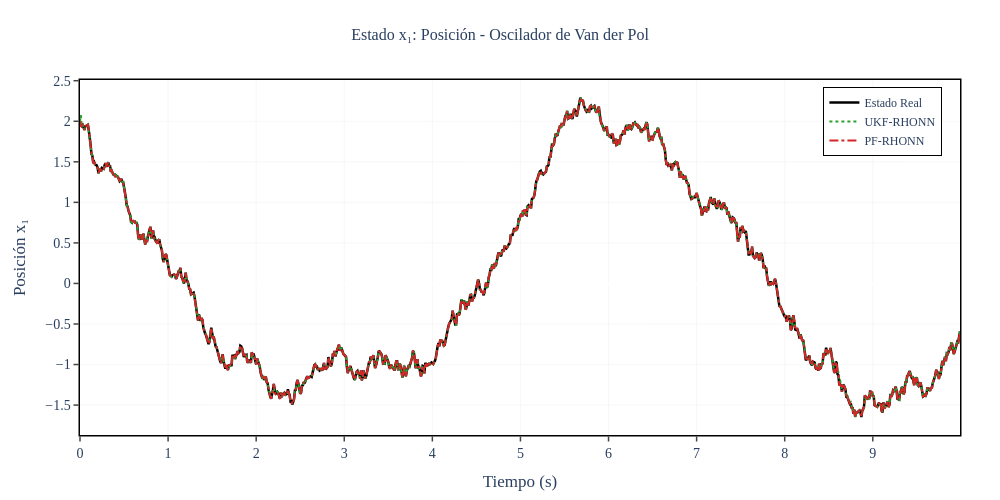
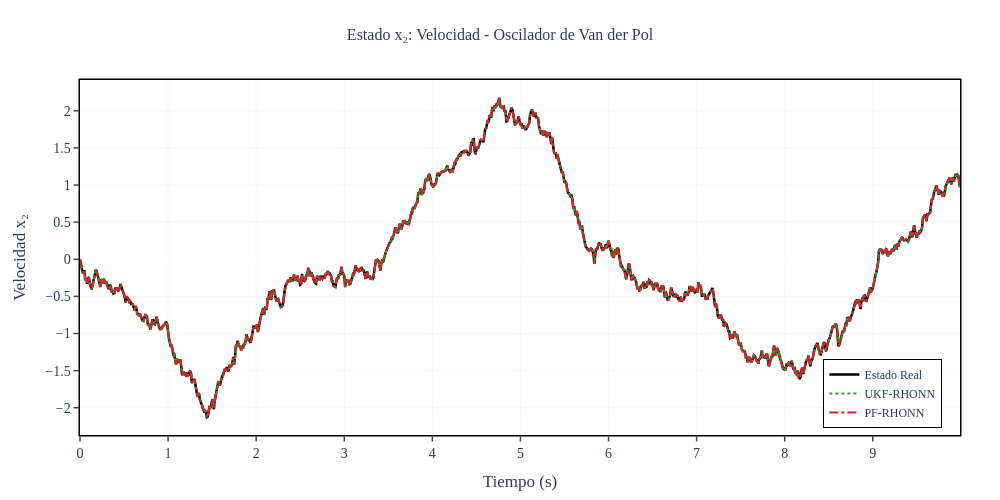
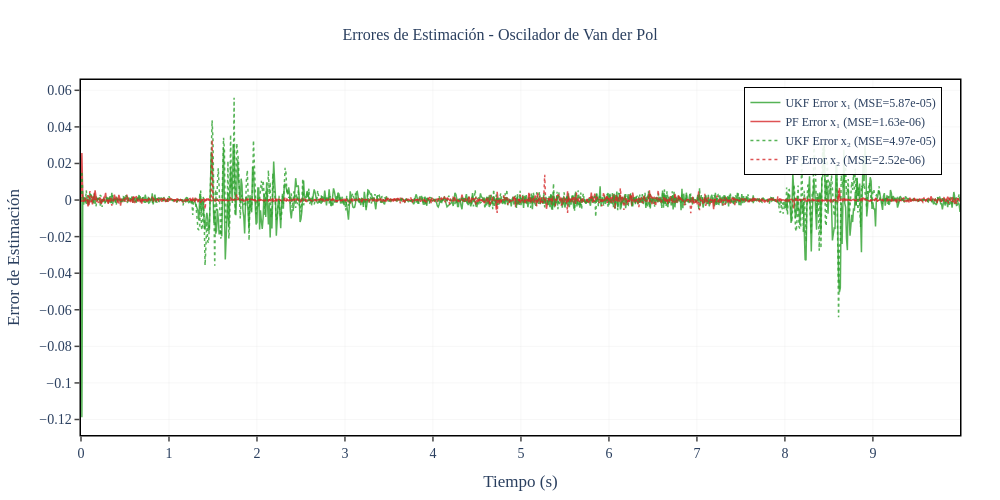
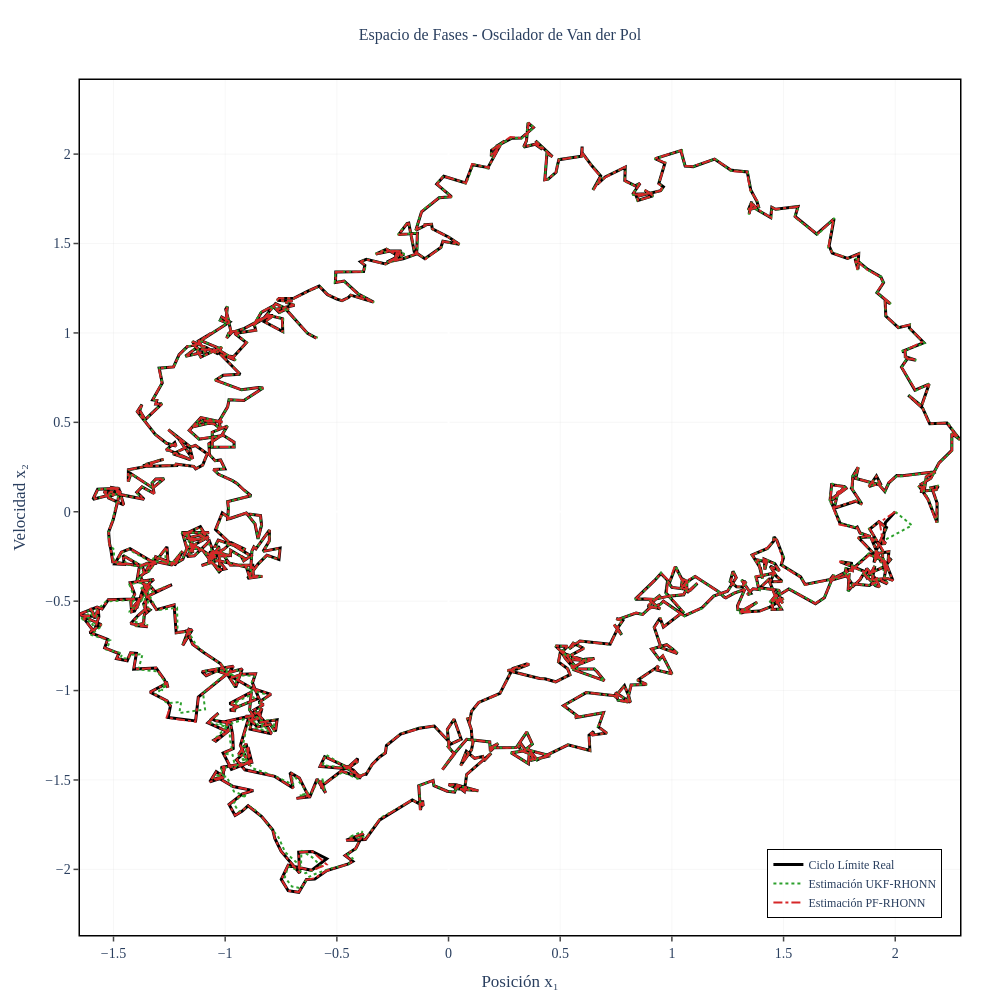

Notebook cell for these charts, in order:
### Code cell
# Gráficas individuales por estado
states_info = [
    {'idx': 0, 'var': 'x₁', 'desc': 'Posición', 'y_label': 'Posición x₁'},
    {'idx': 1, 'var': 'x₂', 'desc': 'Velocidad', 'y_label': 'Velocidad x₂'}
]

for state_info in states_info:
    i = state_info['idx']
    
    fig = go.Figure()
    
    # Estado real (línea negra gruesa)
    fig.add_trace(go.Scatter(
        x=t_history, y=x_true[:, i],
        mode='lines',
        name='Estado Real',
        line=dict(color='#000000', width=thesis_config['line_width_true']),
        showlegend=True
    ))
    
    # # Estimación EKF
    # fig.add_trace(go.Scatter(
    #     x=t_history, y=x_hat_ekf[:, i],
    #     mode='lines',
    #     name='EKF-RHONN',
    #     line=dict(color='#1f77b4', width=thesis_config['line_width_est'], dash='dash'),
    #     showlegend=True
    # ))
    
    # Estimación UKF
    fig.add_trace(go.Scatter(
        x=t_history, y=x_hat_ukf[:, i],
        mode='lines',
        name='UKF-RHONN',
        line=dict(color='#2ca02c', width=thesis_config['line_width_est'], dash='dot'),
        showlegend=True
    ))
    
    # Estimación PF
    fig.add_trace(go.Scatter(
        x=t_history, y=x_hat_pf[:, i],
        mode='lines',
        name='PF-RHONN',
        line=dict(color='#d62728', width=thesis_config['line_width_est'], dash='dashdot'),
        showlegend=True
    ))
    
    # Set legend position: top right for x1, bottom right for x2
    legend_y = 0.98 if i == 0 else 0.02
    legend_yanchor = 'top' if i == 0 else 'bottom'
    
    fig.update_layout(
        title={
            'text': f'Estado {state_info["var"]}: {state_info["desc"]} - Oscilador de Van der Pol',
            'x': 0.5,
            'xanchor': 'center',
            'font': {'size': thesis_config['title_font_size'], 'family': thesis_config['font_family']}
        },
        xaxis_title='Tiempo (s)',
        yaxis_title=state_info['y_label'],
        xaxis=dict(
            showgrid=True,
            gridcolor=thesis_config['grid_color'],
            gridwidth=thesis_config['grid_width'],
            showline=True,
            linewidth=1.5,
            linecolor='black',
            mirror=True,
            ticks='outside',
            tickwidth=1.5,
            ticklen=5
        ),
        yaxis=dict(
            showgrid=True,
            gridcolor=thesis_config['grid_color'],
            gridwidth=thesis_config['grid_width'],
            showline=True,
            linewidth=1.5,
            linecolor='black',
            mirror=True,
            ticks='outside',
            tickwidth=1.5,
            ticklen=5
        ),
        legend=dict(
            x=0.98,
            y=legend_y,
            xanchor='right',
            yanchor=legend_yanchor,
            bgcolor='rgba(255, 255, 255, 0.9)',
            bordercolor='black',
            borderwidth=1,
            font=dict(size=thesis_config['legend_font_size'], family=thesis_config['font_family'])
        ),
        font=dict(size=thesis_config['font_size'], family=thesis_config['font_family']),
        plot_bgcolor='white',
        paper_bgcolor='white',
        width=thesis_config['plot_width'],
        height=thesis_config['plot_height'],
        margin=dict(l=80, r=40, t=80, b=60)
    )
    
    fig.show()

# Gráfica de errores combinada
# error_x1_ekf = x_true[:, 0] - x_hat_ekf[:, 0]
# error_x2_ekf = x_true[:, 1] - x_hat_ekf[:, 1]
error_x1_ukf = x_true[:, 0] - x_hat_ukf[:, 0]
error_x2_ukf = x_true[:, 1] - x_hat_ukf[:, 1]
error_x1_pf = x_true[:, 0] - x_hat_pf[:, 0]
error_x2_pf = x_true[:, 1] - x_hat_pf[:, 1]

fig_err = go.Figure()

# # Errores x1
# fig_err.add_trace(go.Scatter(
#     x=t_history, y=error_x1_ekf,
#     mode='lines',
#     name=f'EKF Error x₁ (MSE={mse_x1_ekf:.2e})',
#     line=dict(color='#1f77b4', width=1.5),
#     opacity=0.8
# ))

fig_err.add_trace(go.Scatter(
    x=t_history, y=error_x1_ukf,
    mode='lines',
    name=f'UKF Error x₁ (MSE={mse_x1_ukf:.2e})',
    line=dict(color='#2ca02c', width=1.5),
    opacity=0.8
))

fig_err.add_trace(go.Scatter(
    x=t_history, y=error_x1_pf,
    mode='lines',
    name=f'PF Error x₁ (MSE={mse_x1_pf:.2e})',
    line=dict(color='#d62728', width=1.5),
    opacity=0.8
))

# # Errores x2
# fig_err.add_trace(go.Scatter(
#     x=t_history, y=error_x2_ekf,
#     mode='lines',
#     name=f'EKF Error x₂ (MSE={mse_x2_ekf:.2e})',
#     line=dict(color='#1f77b4', width=1.5, dash='dot'),
#     opacity=0.8
# ))

fig_err.add_trace(go.Scatter(
    x=t_history, y=error_x2_ukf,
    mode='lines',
    name=f'UKF Error x₂ (MSE={mse_x2_ukf:.2e})',
    line=dict(color='#2ca02c', width=1.5, dash='dot'),
    opacity=0.8
))

fig_err.add_trace(go.Scatter(
    x=t_history, y=error_x2_pf,
    mode='lines',
    name=f'PF Error x₂ (MSE={mse_x2_pf:.2e})',
    line=dict(color='#d62728', width=1.5, dash='dot'),
    opacity=0.8
))

fig_err.update_layout(
    title={
        'text': 'Errores de Estimación - Oscilador de Van der Pol',
        'x': 0.5,
        'xanchor': 'center',
        'font': {'size': thesis_config['title_font_size'], 'family': thesis_config['font_family']}
    },
    xaxis_title='Tiempo (s)',
    yaxis_title='Error de Estimación',
    xaxis=dict(
        showgrid=True,
        gridcolor=thesis_config['grid_color'],
        gridwidth=thesis_config['grid_width'],
        showline=True,
        linewidth=1.5,
        linecolor='black',
        mirror=True,
        ticks='outside',
        tickwidth=1.5,
        ticklen=5
    ),
    yaxis=dict(
        showgrid=True,
        gridcolor=thesis_config['grid_color'],
        gridwidth=thesis_config['grid_width'],
        showline=True,
        linewidth=1.5,
        linecolor='black',
        mirror=True,
        ticks='outside',
        tickwidth=1.5,
        ticklen=5
    ),
    legend=dict(
        x=0.98,
        y=0.98,
        xanchor='right',
        yanchor='top',
        bgcolor='rgba(255, 255, 255, 0.9)',
        bordercolor='black',
        borderwidth=1,
        font=dict(size=thesis_config['legend_font_size'], family=thesis_config['font_family'])
    ),
    font=dict(size=thesis_config['font_size'], family=thesis_config['font_family']),
    plot_bgcolor='white',
    paper_bgcolor='white',
    width=thesis_config['plot_width'],
    height=thesis_config['plot_height'],
    margin=dict(l=80, r=40, t=80, b=60)
)

fig_err.show()

# Espacio de fase (Ciclo Límite)
fig_phase = go.Figure()

fig_phase.add_trace(go.Scatter(
    x=x_true[:, 0], y=x_true[:, 1],
    mode='lines',
    name='Ciclo Límite Real',
    line=dict(color='#000000', width=3)
))

# fig_phase.add_trace(go.Scatter(
#     x=x_hat_ekf[:, 0], y=x_hat_ekf[:, 1],
#     mode='lines',
#     name='Estimación EKF-RHONN',
#     line=dict(color='#1f77b4', width=2, dash='dash')
# ))

fig_phase.add_trace(go.Scatter(
    x=x_hat_ukf[:, 0], y=x_hat_ukf[:, 1],
    mode='lines',
    name='Estimación UKF-RHONN',
    line=dict(color='#2ca02c', width=2, dash='dot')
))

fig_phase.add_trace(go.Scatter(
    x=x_hat_pf[:, 0], y=x_hat_pf[:, 1],
    mode='lines',
    name='Estimación PF-RHONN',
    line=dict(color='#d62728', width=2, dash='dashdot')
))

fig_phase.update_layout(
    title={
        'text': 'Espacio de Fases - Oscilador de Van der Pol',
        'x': 0.5,
        'xanchor': 'center',
        'font': {'size': thesis_config['title_font_size'], 'family': thesis_config['font_family']}
    },
    xaxis_title='Posición x₁',
    yaxis_title='Velocidad x₂',
    xaxis=dict(
        showgrid=True,
        gridcolor=thesis_config['grid_color'],
        gridwidth=thesis_config['grid_width'],
        showline=True,
        linewidth=1.5,
        linecolor='black',
        mirror=True,
        ticks='outside',
        tickwidth=1.5,
        ticklen=5
    ),
    yaxis=dict(
        showgrid=True,
        gridcolor=thesis_config['grid_color'],
        gridwidth=thesis_config['grid_width'],
        showline=True,
        linewidth=1.5,
        linecolor='black',
        mirror=True,
        ticks='outside',
        tickwidth=1.5,
        ticklen=5
    ),
    legend=dict(
        x=0.98,
        y=0.02,
        xanchor='right',
        yanchor='bottom',
        bgcolor='rgba(255, 255, 255, 0.9)',
        bordercolor='black',
        borderwidth=1,
        font=dict(size=thesis_config['legend_font_size'], family=thesis_config['font_family'])
    ),
    font=dict(size=thesis_config['font_size'], family=thesis_config['font_family']),
    plot_bgcolor='white',
    paper_bgcolor='white',
    width=thesis_config['plot_width'],
    height=thesis_config['plot_width'],  # Aspecto cuadrado
    margin=dict(l=80, r=40, t=80, b=60)
)

fig_phase.show()

# Gráfica de barras comparando MSE
fig_mse = go.Figure()

filters = ['UKF-RHONN', 'PF-RHONN']  # EKF commented out

fig_mse.add_trace(go.Bar(
    name='Posición x₁',
    x=filters,
    y=[mse_x1_ukf, mse_x1_pf],
    marker_color='#636EFA',
    text=[f'{mse_x1_ukf:.2e}', f'{mse_x1_pf:.2e}'],
    textposition='outside'
))

fig_mse.add_trace(go.Bar(
    name='Velocidad x₂',
    x=filters,
    y=[mse_x2_ukf, mse_x2_pf],
    marker_color='#EF553B',
    text=[f'{mse_x2_ukf:.2e}', f'{mse_x2_pf:.2e}'],
    textposition='outside'
))

fig_mse.update_layout(
    title={
        'text': 'Comparación de Error Cuadrático Medio (MSE)',
        'x': 0.5,
        'xanchor': 'center',
        'font': {'size': thesis_config['title_font_size'], 'family': thesis_config['font_family']}
    },
    xaxis_title='Tipo de Filtro',
    yaxis_title='Error Cuadrático Medio (MSE)',
    yaxis=dict(
        type='log',
        showgrid=True,
        gridcolor=thesis_config['grid_color'],
        gridwidth=thesis_config['grid_width'],
        showline=True,
        linewidth=1.5,
        linecolor='black',
        mirror=True,
        ticks='outside',
        tickwidth=1.5,
        ticklen=5
    ),
    xaxis=dict(
        showline=True,
        linewidth=1.5,
        linecolor='black',
        mirror=True,
        ticks='outside',
        tickwidth=1.5,
        ticklen=5
    ),
    legend=dict(
        x=0.98,
        y=0.98,
        xanchor='right',
        yanchor='top',
        bgcolor='rgba(255, 255, 255, 0.9)',
        bordercolor='black',
        borderwidth=1,
        font=dict(size=thesis_config['legend_font_size'], family=thesis_config['font_family'])
    ),
    barmode='group',
    font=dict(size=thesis_config['font_size'], family=thesis_config['font_family']),
    plot_bgcolor='white',
    paper_bgcolor='white',
    width=thesis_config['plot_width'],
    height=thesis_config['plot_height'],
    margin=dict(l=80, r=40, t=80, b=60)
)

fig_mse.show()

### Figure 1 — Plotly figure (JSON) as saved in the notebook; plotly's stock layout.template omitted (floating-point values rounded to 4 significant figures; data arrays with more than 128 entries replaced by an {"elided": "..."} marker saying what was removed)
{"data": [{"line": {"color": "#000000", "width": 2.5}, "mode": "lines", "name": "Estado Real", "showlegend": true, "type": "scatter", "x": {"elided": "1000 float values"}, "y": {"elided": "1000 float values"}}, {"line": {"color": "#2ca02c", "dash": "dot", "width": 2}, "mode": "lines", "name": "UKF-RHONN", "showlegend": true, "type": "scatter", "x": {"elided": "1000 float values"}, "y": {"elided": "1000 float values"}}, {"line": {"color": "#d62728", "dash": "dashdot", "width": 2}, "mode": "lines", "name": "PF-RHONN", "showlegend": true, "type": "scatter", "x": {"elided": "1000 float values"}, "y": {"elided": "1000 float values"}}], "layout": {"font": {"family": "Computer Modern, serif", "size": 14}, "height": 500, "legend": {"bgcolor": "rgba(255, 255, 255, 0.9)", "bordercolor": "black", "borderwidth": 1, "font": {"family": "Computer Modern, serif", "size": 12}, "x": 0.98, "xanchor": "right", "y": 0.98, "yanchor": "top"}, "margin": {"b": 60, "l": 80, "r": 40, "t": 80}, "paper_bgcolor": "white", "plot_bgcolor": "white", "title": {"font": {"family": "Computer Modern, serif", "size": 16}, "text": "Estado x₁: Posición - Oscilador de Van der Pol", "x": 0.5, "xanchor": "center"}, "width": 1000, "xaxis": {"gridcolor": "rgba(200, 200, 200, 0.3)", "gridwidth": 0.5, "linecolor": "black", "linewidth": 1.5, "mirror": true, "showgrid": true, "showline": true, "ticklen": 5, "ticks": "outside", "tickwidth": 1.5, "title": {"text": "Tiempo (s)"}}, "yaxis": {"gridcolor": "rgba(200, 200, 200, 0.3)", "gridwidth": 0.5, "linecolor": "black", "linewidth": 1.5, "mirror": true, "showgrid": true, "showline": true, "ticklen": 5, "ticks": "outside", "tickwidth": 1.5, "title": {"text": "Posición x₁"}}}}

### Figure 2 — Plotly figure (JSON) as saved in the notebook; plotly's stock layout.template omitted (floating-point values rounded to 4 significant figures; data arrays with more than 128 entries replaced by an {"elided": "..."} marker saying what was removed)
{"data": [{"line": {"color": "#000000", "width": 2.5}, "mode": "lines", "name": "Estado Real", "showlegend": true, "type": "scatter", "x": {"elided": "1000 float values"}, "y": {"elided": "1000 float values"}}, {"line": {"color": "#2ca02c", "dash": "dot", "width": 2}, "mode": "lines", "name": "UKF-RHONN", "showlegend": true, "type": "scatter", "x": {"elided": "1000 float values"}, "y": {"elided": "1000 float values"}}, {"line": {"color": "#d62728", "dash": "dashdot", "width": 2}, "mode": "lines", "name": "PF-RHONN", "showlegend": true, "type": "scatter", "x": {"elided": "1000 float values"}, "y": {"elided": "1000 float values"}}], "layout": {"font": {"family": "Computer Modern, serif", "size": 14}, "height": 500, "legend": {"bgcolor": "rgba(255, 255, 255, 0.9)", "bordercolor": "black", "borderwidth": 1, "font": {"family": "Computer Modern, serif", "size": 12}, "x": 0.98, "xanchor": "right", "y": 0.02, "yanchor": "bottom"}, "margin": {"b": 60, "l": 80, "r": 40, "t": 80}, "paper_bgcolor": "white", "plot_bgcolor": "white", "title": {"font": {"family": "Computer Modern, serif", "size": 16}, "text": "Estado x₂: Velocidad - Oscilador de Van der Pol", "x": 0.5, "xanchor": "center"}, "width": 1000, "xaxis": {"gridcolor": "rgba(200, 200, 200, 0.3)", "gridwidth": 0.5, "linecolor": "black", "linewidth": 1.5, "mirror": true, "showgrid": true, "showline": true, "ticklen": 5, "ticks": "outside", "tickwidth": 1.5, "title": {"text": "Tiempo (s)"}}, "yaxis": {"gridcolor": "rgba(200, 200, 200, 0.3)", "gridwidth": 0.5, "linecolor": "black", "linewidth": 1.5, "mirror": true, "showgrid": true, "showline": true, "ticklen": 5, "ticks": "outside", "tickwidth": 1.5, "title": {"text": "Velocidad x₂"}}}}

### Figure 3 — Plotly figure (JSON) as saved in the notebook; plotly's stock layout.template omitted (floating-point values rounded to 4 significant figures; data arrays with more than 128 entries replaced by an {"elided": "..."} marker saying what was removed)
{"data": [{"line": {"color": "#2ca02c", "width": 1.5}, "mode": "lines", "name": "UKF Error x₁ (MSE=5.87e-05)", "opacity": 0.8, "type": "scatter", "x": {"elided": "1000 float values"}, "y": {"elided": "1000 float values"}}, {"line": {"color": "#d62728", "width": 1.5}, "mode": "lines", "name": "PF Error x₁ (MSE=1.63e-06)", "opacity": 0.8, "type": "scatter", "x": {"elided": "1000 float values"}, "y": {"elided": "1000 float values"}}, {"line": {"color": "#2ca02c", "dash": "dot", "width": 1.5}, "mode": "lines", "name": "UKF Error x₂ (MSE=4.97e-05)", "opacity": 0.8, "type": "scatter", "x": {"elided": "1000 float values"}, "y": {"elided": "1000 float values"}}, {"line": {"color": "#d62728", "dash": "dot", "width": 1.5}, "mode": "lines", "name": "PF Error x₂ (MSE=2.52e-06)", "opacity": 0.8, "type": "scatter", "x": {"elided": "1000 float values"}, "y": {"elided": "1000 float values"}}], "layout": {"font": {"family": "Computer Modern, serif", "size": 14}, "height": 500, "legend": {"bgcolor": "rgba(255, 255, 255, 0.9)", "bordercolor": "black", "borderwidth": 1, "font": {"family": "Computer Modern, serif", "size": 12}, "x": 0.98, "xanchor": "right", "y": 0.98, "yanchor": "top"}, "margin": {"b": 60, "l": 80, "r": 40, "t": 80}, "paper_bgcolor": "white", "plot_bgcolor": "white", "title": {"font": {"family": "Computer Modern, serif", "size": 16}, "text": "Errores de Estimación - Oscilador de Van der Pol", "x": 0.5, "xanchor": "center"}, "width": 1000, "xaxis": {"gridcolor": "rgba(200, 200, 200, 0.3)", "gridwidth": 0.5, "linecolor": "black", "linewidth": 1.5, "mirror": true, "showgrid": true, "showline": true, "ticklen": 5, "ticks": "outside", "tickwidth": 1.5, "title": {"text": "Tiempo (s)"}}, "yaxis": {"gridcolor": "rgba(200, 200, 200, 0.3)", "gridwidth": 0.5, "linecolor": "black", "linewidth": 1.5, "mirror": true, "showgrid": true, "showline": true, "ticklen": 5, "ticks": "outside", "tickwidth": 1.5, "title": {"text": "Error de Estimación"}}}}

### Figure 4 — Plotly figure (JSON) as saved in the notebook; plotly's stock layout.template omitted (floating-point values rounded to 4 significant figures; data arrays with more than 128 entries replaced by an {"elided": "..."} marker saying what was removed)
{"data": [{"line": {"color": "#000000", "width": 3}, "mode": "lines", "name": "Ciclo Límite Real", "type": "scatter", "x": {"elided": "1000 float values"}, "y": {"elided": "1000 float values"}}, {"line": {"color": "#2ca02c", "dash": "dot", "width": 2}, "mode": "lines", "name": "Estimación UKF-RHONN", "type": "scatter", "x": {"elided": "1000 float values"}, "y": {"elided": "1000 float values"}}, {"line": {"color": "#d62728", "dash": "dashdot", "width": 2}, "mode": "lines", "name": "Estimación PF-RHONN", "type": "scatter", "x": {"elided": "1000 float values"}, "y": {"elided": "1000 float values"}}], "layout": {"font": {"family": "Computer Modern, serif", "size": 14}, "height": 1000, "legend": {"bgcolor": "rgba(255, 255, 255, 0.9)", "bordercolor": "black", "borderwidth": 1, "font": {"family": "Computer Modern, serif", "size": 12}, "x": 0.98, "xanchor": "right", "y": 0.02, "yanchor": "bottom"}, "margin": {"b": 60, "l": 80, "r": 40, "t": 80}, "paper_bgcolor": "white", "plot_bgcolor": "white", "title": {"font": {"family": "Computer Modern, serif", "size": 16}, "text": "Espacio de Fases - Oscilador de Van der Pol", "x": 0.5, "xanchor": "center"}, "width": 1000, "xaxis": {"gridcolor": "rgba(200, 200, 200, 0.3)", "gridwidth": 0.5, "linecolor": "black", "linewidth": 1.5, "mirror": true, "showgrid": true, "showline": true, "ticklen": 5, "ticks": "outside", "tickwidth": 1.5, "title": {"text": "Posición x₁"}}, "yaxis": {"gridcolor": "rgba(200, 200, 200, 0.3)", "gridwidth": 0.5, "linecolor": "black", "linewidth": 1.5, "mirror": true, "showgrid": true, "showline": true, "ticklen": 5, "ticks": "outside", "tickwidth": 1.5, "title": {"text": "Velocidad x₂"}}}}
